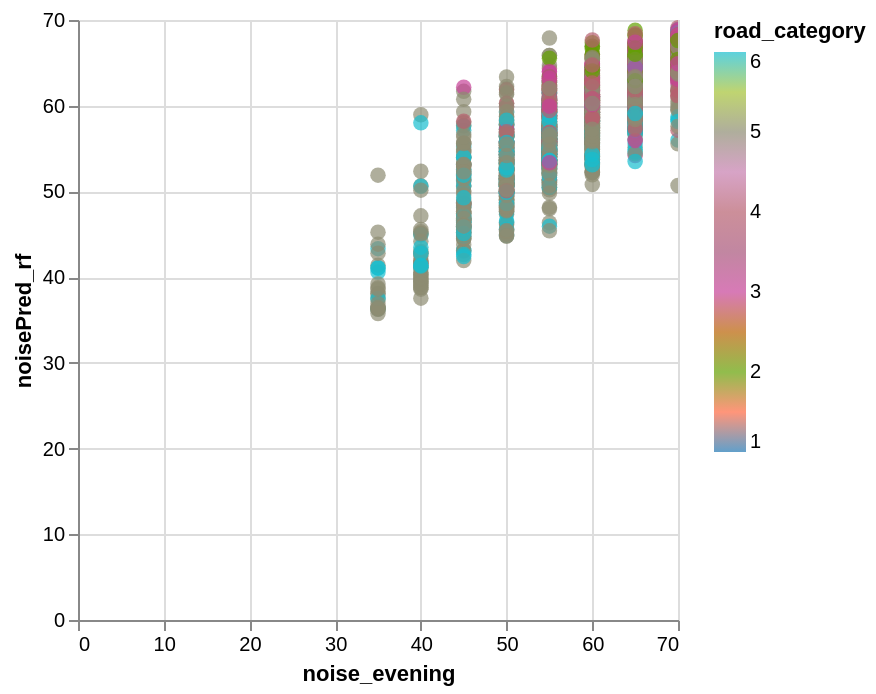

The code cell stored with this chart in its notebook:
### Code cell
data_test['noisePred_rf'] = y_pred
alt.Chart(data_test).mark_circle(size=60).encode(
    x='noise_evening',
    y='noisePred_rf',
    color=alt.Color('road_category', scale=alt.Scale(scheme='category10')),
    tooltip=['road_id']
).interactive()

### Figure 1 — Vega-Lite specification as saved in the notebook (floating-point values rounded to 4 significant figures; data arrays with more than 128 entries replaced by an {"elided": "..."} marker saying what was removed)
{"config": {"view": {"continuousWidth": 300, "continuousHeight": 300}}, "data": {"name": "data-d878d505f0a0be6a520fe2d3d8504ab6"}, "mark": {"type": "circle", "size": 60}, "encoding": {"color": {"field": "road_category", "scale": {"scheme": "category10"}, "type": "quantitative"}, "tooltip": [{"field": "road_id", "type": "nominal"}], "x": {"field": "noise_evening", "type": "quantitative"}, "y": {"field": "noisePred_rf", "type": "quantitative"}}, "params": [{"name": "param_1e9efca18e7a2868", "select": {"type": "interval", "encodings": ["x", "y"]}, "bind": "scales"}], "$schema": "https://vega.github.io/schema/vega-lite/v6.4.1.json", "datasets": {"data-d878d505f0a0be6a520fe2d3d8504ab6": {"elided": "2570 records"}}}
